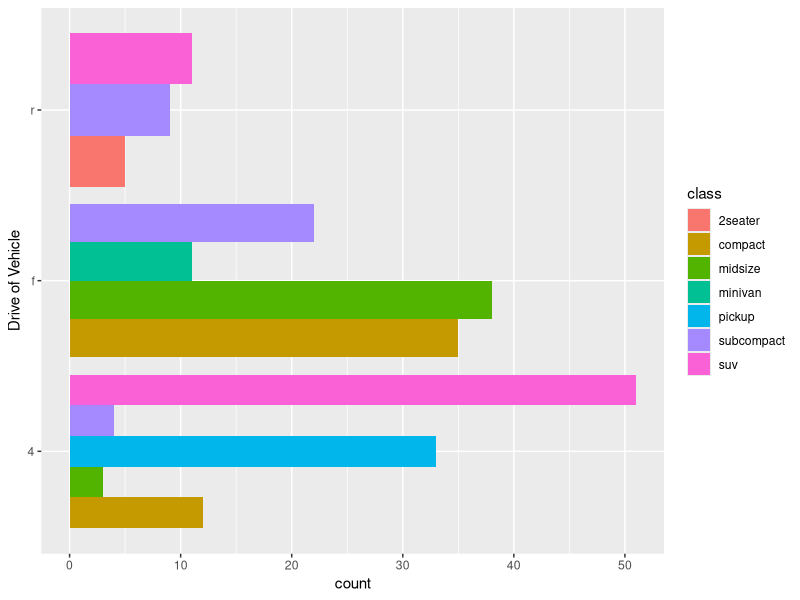

Write the R code that produced this figure.
library(ggplot2)
ggplot(data=mpg)+
  geom_bar(mapping=aes(x=drv, fill=class), position="dodge") +
  xlab("Drive of Vehicle")+ coord_flip()

